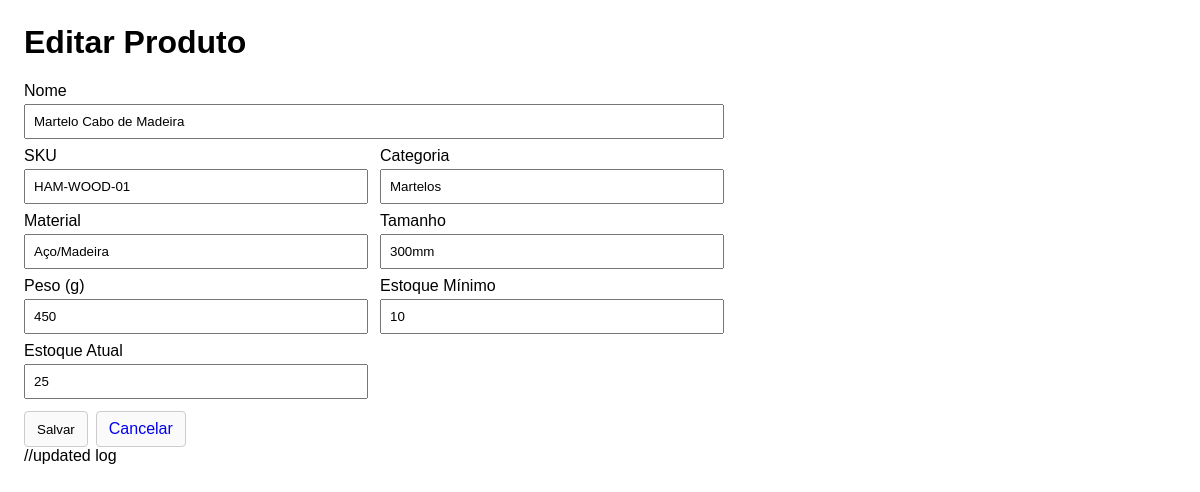
/index.php?r=productsEdit&id=1 (signed in), run on the app's committed database.
### tables this page shows
CREATE TABLE IF NOT EXISTS products (
  id INT AUTO_INCREMENT PRIMARY KEY,
  name VARCHAR(150) NOT NULL,
  sku VARCHAR(60) NOT NULL UNIQUE,
  category VARCHAR(80),
  material VARCHAR(80),
  size VARCHAR(60),
  weight_grams INT,
  min_stock INT NOT NULL DEFAULT 0,
  current_stock INT NOT NULL DEFAULT 0,
  created_at TIMESTAMP DEFAULT CURRENT_TIMESTAMP
);

### Controller/ProductController.php (called while the page is built, shortened)
<?php
require_once __DIR__ . '/../Model/ProductModel.php';
class ProductController
{
    private $products;
    public function __construct()
    {
        $this->products = new ProductModel();
    }
    public function edit()
    {
        $id = isset($_GET['id']) ? (int)$_GET['id'] : 0;
        $product = $this->products->find($id);
        $mode = 'edit';
        include __DIR__ . '/../View/product_form.php';
    }
}

### Config.php (called while the page is built)
<?php
$host = "localhost";
$db_name = "saep_db";
$username = "root";
$password = "";
$pdo="";
try {
    $pdo = new PDO("mysql:host=" . $host . ";dbname=" . $db_name, $username, $password);
    $pdo->setAttribute(PDO::ATTR_ERRMODE, PDO::ERRMODE_EXCEPTION);
} catch (PDOException $exception) {
    echo "Erro de conexão: " . $exception->getMessage();
}
return $pdo;

### Model/ProductModel.php (called while the page is built, shortened)
<?php
require_once __DIR__ . '/../Config.php';
class ProductModel
{
    private $db;
    public function __construct()
    {
        $this->db = require __DIR__ . '/../Config.php';
    }
    public function find($id)
    {
        $stmt = $this->db->prepare('SELECT * FROM products WHERE id = ? LIMIT 1');
        $stmt->execute([$id]);
        $row = $stmt->fetch(PDO::FETCH_ASSOC);
        return $row ? $row : null;
    }
}

### View/product_form.php (the view, shortened to what this page needs)
<!doctype html>
<html lang="pt-BR">
<head>
</head>
<body>
    <h1><?php echo $mode === 'edit' ? 'Editar Produto' : 'Novo Produto'; ?></h1>
    <form class="form" method="post" action="index.php?r=<?php echo $mode === 'edit' ? 'productsUpdate' : 'productsStore'; ?>">
        <label for="name">Nome</label>
        <input id="name" name="name" type="text" required minlength="2" value="<?php echo htmlspecialchars($product['name'], ENT_QUOTES, 'UTF-8'); ?>">
        <div class="row">
            <div>
                <label for="sku">SKU</label>
                <input id="sku" name="sku" type="text" required value="<?php echo htmlspecialchars($product['sku'], ENT_QUOTES, 'UTF-8'); ?>">
            </div>
            <div>
                <label for="category">Categoria</label>
                <input id="category" name="category" type="text" value="<?php echo htmlspecialchars($product['category'], ENT_QUOTES, 'UTF-8'); ?>">
            </div>
        </div>
        <div class="row">
            <div>
                <label for="material">Material</label>
                <input id="material" name="material" type="text" value="<?php echo htmlspecialchars($product['material'], ENT_QUOTES, 'UTF-8'); ?>">
            </div>
            <div>
                <label for="size">Tamanho</label>
                <input id="size" name="size" type="text" value="<?php echo htmlspecialchars($product['size'], ENT_QUOTES, 'UTF-8'); ?>">
            </div>
        </div>
        <div class="row">
            <div>
                <label for="weight_grams">Peso (g)</label>
                <input id="weight_grams" name="weight_grams" type="number" min="0" step="1" value="<?php echo (int)$product['weight_grams']; ?>">
            </div>
            <div>
                <label for="min_stock">Estoque Mínimo</label>
                <input id="min_stock" name="min_stock" type="number" min="0" step="1" value="<?php echo (int)$product['min_stock']; ?>">
            </div>
        </div>
        <div class="row">
            <div>
                <label for="current_stock">Estoque Atual</label>
                <input id="current_stock" name="current_stock" type="number" min="0" step="1" value="<?php echo (int)$product['current_stock']; ?>">
            </div>
        </div>
        <div class="actions">
            <button class="btn" type="submit">Salvar</button>
            <a class="btn" href="index.php?r=products">Cancelar</a>
        </div>
    </form>
</body>
</html>

### View/product_form.php (style rules this page uses)
body { font-family: Arial, sans-serif; margin:24px; }
.form { max-width:700px }
label { display:block; margin:8px 0 4px; }
input { width:100%; padding:8px; box-sizing:border-box; }
.row { display:grid; grid-template-columns: 1fr 1fr; gap:12px; }
.actions { margin-top:12px; display:flex; gap:8px; }
.btn { padding:8px 12px; border:1px solid #ccc; background:#fafafa; border-radius:4px; text-decoration:none; }

### data on the page
products: name "Martelo Cabo de Madeira", sku "HAM-WOOD-01", category "Martelos", material "Aço/Madeira", size "300mm", weight_grams "450", min_stock "10", current_stock "25"
